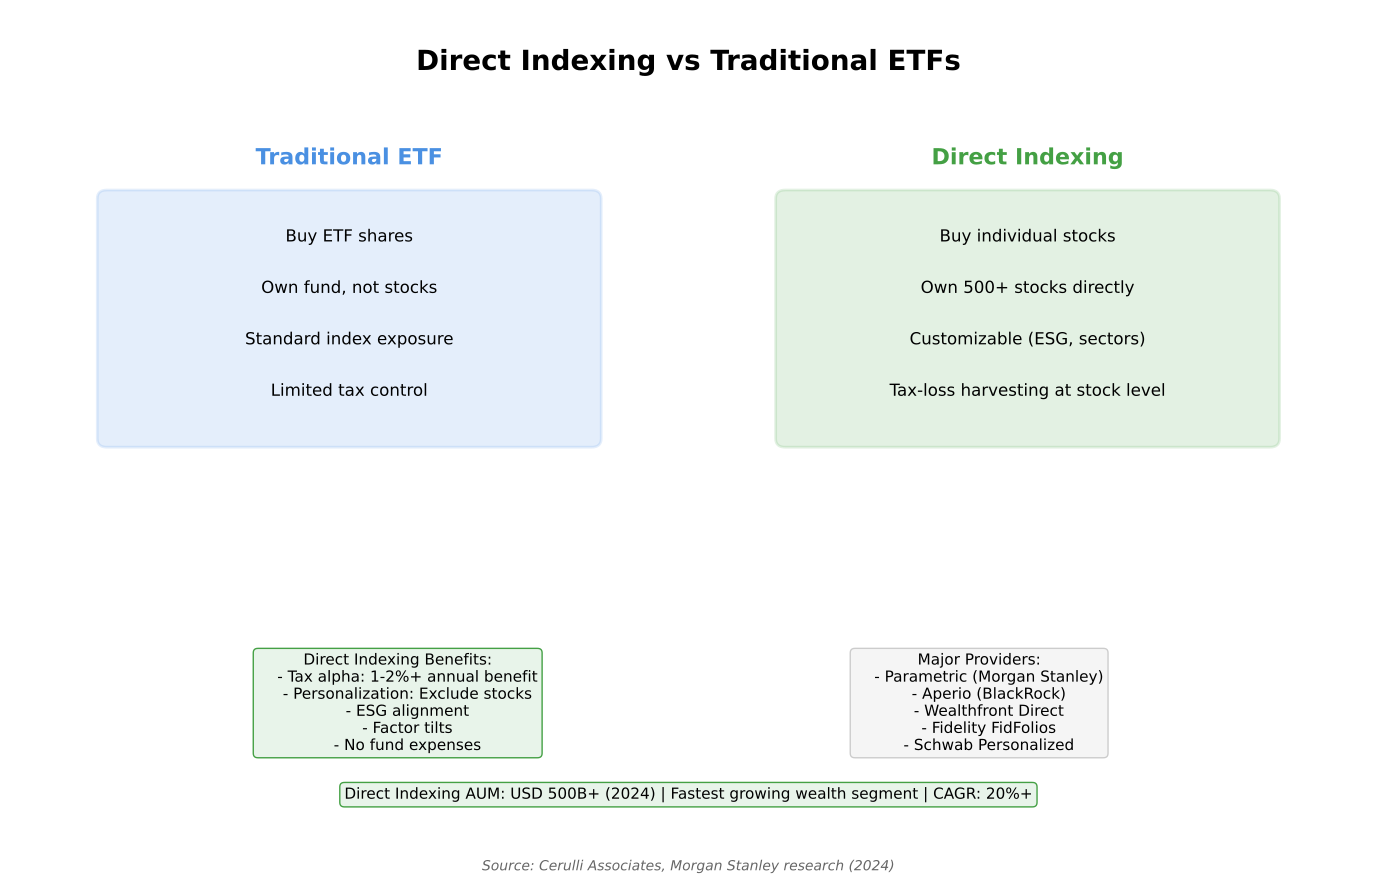

The script that saved this image:
"""
Direct Indexing
Shows direct indexing concept vs ETFs

Output: direct_indexing.pdf
Module: module_01_fintech
Lesson: 11 - WealthTech
"""

from pathlib import Path
import matplotlib.pyplot as plt
import matplotlib.patches as mpatches
import numpy as np

CHART_METADATA = {
    'title': 'Direct Indexing',
    'module': 'module_01_fintech',
    'lesson': 11,
    'url': 'https://github.com/Digital-AI-Finance/digital-finance/tree/main/module_01_fintech/figures/direct_indexing'
}

plt.rcParams.update({
    'font.size': 14,
    'axes.labelsize': 14,
})

def create_chart():
    """Create direct indexing comparison diagram"""
    fig, ax = plt.subplots(figsize=(14, 9))
    ax.set_xlim(0, 14)
    ax.set_ylim(0, 10)
    ax.axis('off')

    # Title
    ax.text(7, 9.3, 'Direct Indexing vs Traditional ETFs', fontsize=20, fontweight='bold', ha='center')

    # ETF approach
    ax.text(3.5, 8.2, 'Traditional ETF', fontsize=16, fontweight='bold', ha='center', color='#4A90E2')
    etf_box = mpatches.FancyBboxPatch((1, 5), 5, 2.8,
                                       boxstyle='round,pad=0.1',
                                       facecolor='#4A90E2', alpha=0.15,
                                       edgecolor='#4A90E2', lw=2)
    ax.add_patch(etf_box)
    ax.text(3.5, 7.3, 'Buy ETF shares', ha='center', fontsize=12)
    ax.text(3.5, 6.7, 'Own fund, not stocks', ha='center', fontsize=12)
    ax.text(3.5, 6.1, 'Standard index exposure', ha='center', fontsize=12)
    ax.text(3.5, 5.5, 'Limited tax control', ha='center', fontsize=12)

    # Direct indexing approach
    ax.text(10.5, 8.2, 'Direct Indexing', fontsize=16, fontweight='bold', ha='center', color='#44A044')
    di_box = mpatches.FancyBboxPatch((8, 5), 5, 2.8,
                                      boxstyle='round,pad=0.1',
                                      facecolor='#44A044', alpha=0.15,
                                      edgecolor='#44A044', lw=2)
    ax.add_patch(di_box)
    ax.text(10.5, 7.3, 'Buy individual stocks', ha='center', fontsize=12)
    ax.text(10.5, 6.7, 'Own 500+ stocks directly', ha='center', fontsize=12)
    ax.text(10.5, 6.1, 'Customizable (ESG, sectors)', ha='center', fontsize=12)
    ax.text(10.5, 5.5, 'Tax-loss harvesting at stock level', ha='center', fontsize=12)

    # Benefits of direct indexing
    benefits = """Direct Indexing Benefits:
    - Tax alpha: 1-2%+ annual benefit
    - Personalization: Exclude stocks
    - ESG alignment
    - Factor tilts
    - No fund expenses"""

    ax.text(4, 2.5, benefits, ha='center', fontsize=11, va='top',
           bbox=dict(boxstyle='round', facecolor='#E8F4EA', edgecolor='#44A044'))

    # Providers
    providers = """Major Providers:
    - Parametric (Morgan Stanley)
    - Aperio (BlackRock)
    - Wealthfront Direct
    - Fidelity FidFolios
    - Schwab Personalized"""

    ax.text(10, 2.5, providers, ha='center', fontsize=11, va='top',
           bbox=dict(boxstyle='round', facecolor='#F5F5F5', edgecolor='#CCCCCC'))

    # Market size
    market = "Direct Indexing AUM: USD 500B+ (2024) | Fastest growing wealth segment | CAGR: 20%+"
    ax.text(7, 0.8, market, ha='center', fontsize=11,
           bbox=dict(boxstyle='round', facecolor='#E8F4EA', edgecolor='#44A044'))

    # Source
    fig.text(0.5, 0.02, 'Source: Cerulli Associates, Morgan Stanley research (2024)',
            fontsize=10, ha='center', style='italic', color='#666666')

    plt.tight_layout()

    output_path = Path(__file__).parent / 'direct_indexing.pdf'
    plt.savefig(output_path, format='pdf', dpi=300, bbox_inches='tight')
    plt.close()
    print(f"Chart saved to: {output_path}")
    return output_path

if __name__ == '__main__':
    create_chart()
